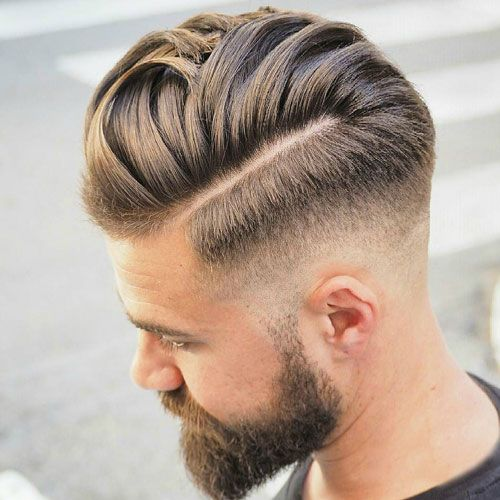
#> input picture data/Straight/01b8ef4743e2a5d1b3e888ef18acdfd0.jpg, 500 x 500 px, given in place of the camera
$ python main.py
#> lines starting #> are read from the running program, lines starting #| are printed output that depends on the picture; after the words box and inside, x2 and y2 are one past the last pixel; in counts of white or black regions, pixels touching at a corner belong together
### src/hair_classifier.py
"""
Hair type classifier using a trained CNN model.
"""
import cv2
import numpy as np
import os
from pathlib import Path


class HairClassifier:
    """Classify hair type using trained CNN model."""

    # Hair type categories (matching training data - alphabetical order)
    STRAIGHT = "Straight"
    WAVY = "Wavy"
    CURLY = "Curly"
    KINKY = "Kinky"
    DREADLOCKS = "Dreadlocks"

    # Order must match class_mapping.txt from training
    CLASSES = [STRAIGHT, WAVY, CURLY, DREADLOCKS, KINKY]

    def __init__(self, model_path=None):
        """Initialize hair classifier."""
        self.model = None

        # Get the directory where this script is located
        script_dir = Path(__file__).parent.parent.resolve()
        models_dir = script_dir / "models"

        # Try multiple model formats
        model_paths = [
            models_dir / "hair_type_model.keras",
            models_dir / "hair_type_model.h5",
        ]

        if model_path:
            model_paths.insert(0, Path(model_path))

        for mp in model_paths:
            if mp.exists():
                self.model_path = mp
                print(f"Found model at: {mp}")
                self._load_model()
                break
        else:
            print(f"No model found. Checked: {[str(p) for p in model_paths]}")
            self.model_path = model_paths[0]

    # [11 lines left out: function _load_model, not called in this run]

    def is_loaded(self):
        """Check if model is loaded."""
        return self.model is not None

    # [58 lines left out: functions preprocess, classify, get_description, not called in this run]

### src/camera.py
"""
Camera module for capturing video frames from webcam.
"""
import cv2


class Camera:
    def __init__(self, camera_id=0, width=640, height=480):
        """Initialize camera capture.

        Args:
            camera_id: Camera device ID (default 0 for primary webcam)
            width: Frame width
            height: Frame height
        """
        self.cap = cv2.VideoCapture(camera_id)
        self.cap.set(cv2.CAP_PROP_FRAME_WIDTH, width)
        self.cap.set(cv2.CAP_PROP_FRAME_HEIGHT, height)
        self.width = width
        self.height = height

    def read(self):
        """Read a frame from the camera.

        Returns:
            tuple: (success, frame) where success is bool and frame is numpy array
        """
        ret, frame = self.cap.read()
        if ret:
            # Flip horizontally for mirror effect
            frame = cv2.flip(frame, 1)
        return ret, frame

    def release(self):
        """Release the camera resource."""
        self.cap.release()

    def is_opened(self):
        """Check if camera is opened."""
        return self.cap.isOpened()

    def __enter__(self):
        return self

    def __exit__(self, exc_type, exc_val, exc_tb):
        self.release()

### src/face_detector.py
"""
Face detector with REAL facial landmarks using OpenCV Facemark LBF.
This provides 68 facial landmarks for accurate face shape detection.
"""
import cv2
import numpy as np
import os
from pathlib import Path


class FaceDetector:
    """Face detector with 68 facial landmarks."""

    def __init__(self):
        """Initialize face detector with landmark model."""
        # Haar Cascade for face detection
        cascade_path = cv2.data.haarcascades + 'haarcascade_frontalface_default.xml'
        self.face_cascade = cv2.CascadeClassifier(cascade_path)

        if self.face_cascade.empty():
            print("Error: Could not load face cascade classifier")
            return

        # Try to load Facemark LBF for 68 landmarks
        self.facemark = None
        self.use_facemark = False

        try:
            self.facemark = cv2.face.createFacemarkLBF()

            # Model path
            script_dir = Path(__file__).parent.parent.resolve()
            model_path = script_dir / "models" / "lbfmodel.yaml"

            if model_path.exists():
                self.facemark.loadModel(str(model_path))
                self.use_facemark = True
                print(f"Facemark LBF loaded - 68 real landmarks enabled!")
            else:
                print(f"LBF model not found at {model_path}")
                print("Using estimated landmarks instead.")
        except Exception as e:
            print(f"Facemark not available: {e}")
            print("Using estimated landmarks instead.")

        print("Face Detector initialized successfully")

        # 68 landmark indices for face shape analysis
        # Jawline: 0-16
        # Right eyebrow: 17-21
        # Left eyebrow: 22-26
        # Nose: 27-35
        # Right eye: 36-41
        # Left eye: 42-47
        # Mouth: 48-67

        self.last_hair_region = None

    def detect_faces(self, frame):
        """Detect faces in the frame."""
        gray = cv2.cvtColor(frame, cv2.COLOR_BGR2GRAY)
        gray = cv2.equalizeHist(gray)

        faces = self.face_cascade.detectMultiScale(
            gray,
            scaleFactor=1.05,
            minNeighbors=5,
            minSize=(80, 80),
            flags=cv2.CASCADE_SCALE_IMAGE
        )
        return list(faces)

    # [209 lines left out: functions get_real_landmarks, get_landmarks, get_face_measurements, get_hair_region, draw_landmarks, draw_face_rect and 1 more, not called in this run]

    def close(self):
        """Release resources."""
        pass

### main.py
"""
Hairstyle Recommendation App - Main Application

Real-time face shape and hair type detection with hairstyle recommendations.

Controls:
    Q - Quit
    S - Screenshot
    L - Toggle landmarks display
    H - Toggle help overlay
"""
import cv2
import numpy as np
from pathlib import Path
import sys
import os

# Suppress TensorFlow warnings
os.environ['TF_CPP_MIN_LOG_LEVEL'] = '2'

# Add src to path
sys.path.insert(0, str(Path(__file__).parent))

from src.camera import Camera
from src.face_detector import FaceDetector
from src.face_shape_classifier import FaceShapeClassifier
from src.hair_classifier import HairClassifier
from src.recommender import HairstyleRecommender


class HairstyleApp:
    """Main application class."""

    def __init__(self):
        """Initialize the application."""
        print("Initializing Hairstyle Recommendation App...")

        self.camera = Camera()
        self.face_detector = FaceDetector()
        self.face_shape_classifier = FaceShapeClassifier()
        self.hair_classifier = HairClassifier()
        self.recommender = HairstyleRecommender()

        self.show_landmarks = True
        self.show_help = True

        # Colors (BGR)
        self.COLOR_PRIMARY = (255, 200, 100)  # Light blue
        self.COLOR_SUCCESS = (100, 255, 100)  # Green
        self.COLOR_WARNING = (100, 200, 255)  # Orange
        self.COLOR_TEXT = (255, 255, 255)     # White
        self.COLOR_BG = (50, 50, 50)          # Dark gray

        # Temporal smoothing - stabilize predictions over time
        self.SMOOTHING_WINDOW = 15  # Average over 15 frames (~0.5 sec at 30fps)
        self.face_shape_history = []
        self.hair_type_history = []
        self.face_confidence_history = []
        self.hair_confidence_history = []

    # [30 lines left out: function get_smoothed_prediction, not called in this run]

    def draw_text_with_bg(self, frame, text, pos, font_scale=0.6, color=None, bg_color=None):
        """Draw text with background for better visibility."""
        if color is None:
            color = self.COLOR_TEXT
        if bg_color is None:
            bg_color = self.COLOR_BG

        font = cv2.FONT_HERSHEY_SIMPLEX
        thickness = 1

        (text_width, text_height), baseline = cv2.getTextSize(text, font, font_scale, thickness)

        # Draw background rectangle
        x, y = pos
        padding = 5
        cv2.rectangle(
            frame,
            (x - padding, y - text_height - padding),
            (x + text_width + padding, y + baseline + padding),
            bg_color,
            -1
        )

        # Draw text
        cv2.putText(frame, text, pos, font, font_scale, color, thickness, cv2.LINE_AA)

        return text_height + baseline + padding * 2

    # [9 lines left out: function draw_panel, not called in this run]

    def draw_info_panel(self, frame, face_shape, face_confidence, hair_type, hair_confidence, recommendations):
        """Draw a compact information panel with results."""
        h, w = frame.shape[:2]
        panel_width = 220  # Smaller width
        panel_x = w - panel_width - 5
        panel_y = 5

        # Calculate dynamic height based on content
        panel_height = 200  # Compact height
        if recommendations and 'styles' in recommendations:
            panel_height += len(recommendations['styles'][:3]) * 18 + 40

        # Draw panel background
        overlay = frame.copy()
        cv2.rectangle(overlay, (panel_x, panel_y), (panel_x + panel_width, panel_y + panel_height), self.COLOR_BG, -1)
        cv2.addWeighted(overlay, 0.75, frame, 0.25, 0, frame)
        cv2.rectangle(frame, (panel_x, panel_y), (panel_x + panel_width, panel_y + panel_height), self.COLOR_PRIMARY, 1)

        y_offset = panel_y + 18

        # Title - smaller
        cv2.putText(frame, "RESULTS", (panel_x + 8, y_offset),
                    cv2.FONT_HERSHEY_SIMPLEX, 0.5, self.COLOR_PRIMARY, 1, cv2.LINE_AA)
        y_offset += 22

        # Face Shape - compact
        cv2.putText(frame, "Face:", (panel_x + 8, y_offset),
                    cv2.FONT_HERSHEY_SIMPLEX, 0.4, self.COLOR_WARNING, 1, cv2.LINE_AA)
        if face_shape:
            cv2.putText(frame, f"{face_shape} {face_confidence:.0f}%", (panel_x + 50, y_offset),
                        cv2.FONT_HERSHEY_SIMPLEX, 0.45, self.COLOR_SUCCESS, 1, cv2.LINE_AA)
        else:
            cv2.putText(frame, "---", (panel_x + 50, y_offset),
                        cv2.FONT_HERSHEY_SIMPLEX, 0.4, (150, 150, 150), 1, cv2.LINE_AA)
        y_offset += 20

        # Hair Type - compact
        cv2.putText(frame, "Hair:", (panel_x + 8, y_offset),
                    cv2.FONT_HERSHEY_SIMPLEX, 0.4, self.COLOR_WARNING, 1, cv2.LINE_AA)
        if hair_type and hair_type != "Unknown":
            cv2.putText(frame, f"{hair_type} {hair_confidence:.0f}%", (panel_x + 50, y_offset),
                        cv2.FONT_HERSHEY_SIMPLEX, 0.45, self.COLOR_SUCCESS, 1, cv2.LINE_AA)
        else:
            cv2.putText(frame, "---", (panel_x + 50, y_offset),
                        cv2.FONT_HERSHEY_SIMPLEX, 0.4, (150, 150, 150), 1, cv2.LINE_AA)
        y_offset += 18

        # Divider
        cv2.line(frame, (panel_x + 5, y_offset), (panel_x + panel_width - 5, y_offset), self.COLOR_PRIMARY, 1)
        y_offset += 15

        # Recommendations - compact
        cv2.putText(frame, "Styles:", (panel_x + 8, y_offset),
                    cv2.FONT_HERSHEY_SIMPLEX, 0.4, self.COLOR_PRIMARY, 1, cv2.LINE_AA)
        y_offset += 18

        if recommendations and 'styles' in recommendations:
            for i, style in enumerate(recommendations['styles'][:3]):  # Max 3 styles
                cv2.putText(frame, f"{i+1}. {style}", (panel_x + 8, y_offset),
                            cv2.FONT_HERSHEY_SIMPLEX, 0.35, self.COLOR_TEXT, 1, cv2.LINE_AA)
                y_offset += 16

    def draw_help(self, frame):
        """Draw help overlay."""
        if not self.show_help:
            return

        h, w = frame.shape[:2]
        y_offset = h - 40

        help_text = "Q: Quit | S: Screenshot | L: Toggle Landmarks | H: Toggle Help"
        self.draw_text_with_bg(frame, help_text, (10, y_offset), 0.5, (200, 200, 200))

    def draw_model_status(self, frame):
        """Draw model loading status."""
        if not self.hair_classifier.is_loaded():
            self.draw_text_with_bg(
                frame,
                "! Hair model not loaded. Run: python train_hair_model.py",
                (10, 30),
                0.6,
                (100, 100, 255),
                (50, 50, 100)
            )

    def run(self):
        """Run the main application loop."""
        print("=" * 50)
        print("HAIRSTYLE RECOMMENDATION APP")
        print("=" * 50)
        print("\nControls:")
        print("  Q - Quit")
        print("  S - Screenshot")
        print("  L - Toggle landmarks display")
        print("  H - Toggle help overlay")
        print("\nStarting camera...")

        if not self.camera.is_opened():
            print("Error: Could not open camera!")
            return

        print("Camera opened successfully!")
        print("Press Q to quit.\n")

        while True:
            ret, frame = self.camera.read()
#> in read, frame is the input picture: shape (500, 500, 3); mean B, G, R 150.5, 163.4, 181.5
#> in read, `frame = cv2.flip(frame, 1)`:
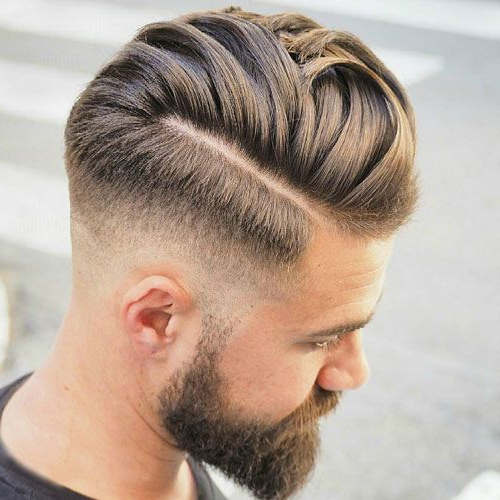
#> frame: shape (500, 500, 3); mean B, G, R 150.5, 163.4, 181.5
            if not ret:
                print("Error: Could not read frame!")
                break

            # Initialize results
            face_shape = None
            face_confidence = 0
            hair_type = None
            hair_confidence = 0
            recommendations = None

            # Detect faces
            faces = self.face_detector.detect_faces(frame)
#> in detect_faces, `gray = cv2.cvtColor(frame, cv2.COLOR_BGR2GRAY)`:
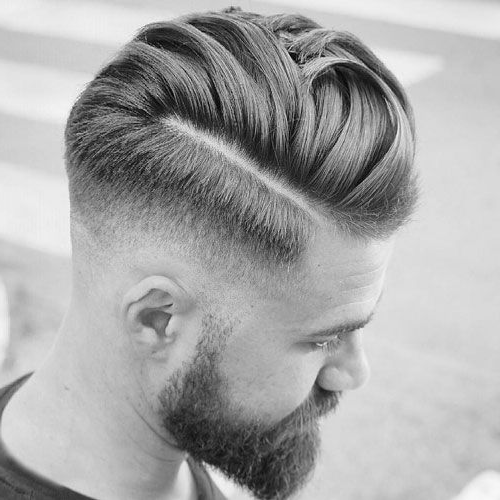
#> gray: shape (500, 500); min 0, max 253, mean 167.4
#> in detect_faces, `gray = cv2.equalizeHist(gray)`:
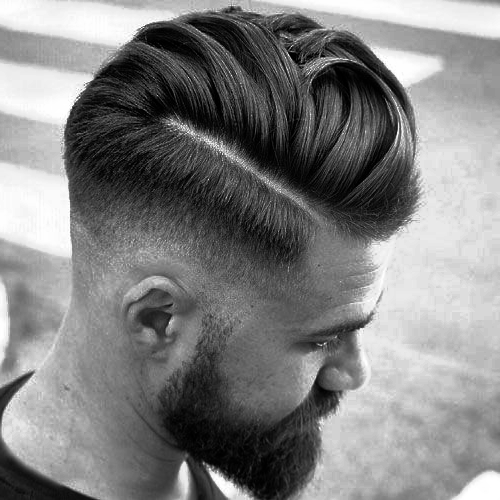
#> gray: shape (500, 500); min 0, max 255, mean 128.5
#> in detect_faces, `faces = self.face_cascade.detectMultiScale( gray, scaleFactor=1.05, mi..`: faces = ()
#> faces = []

            if len(faces) > 0:
                face_rect = faces[0]  # Use first detected face

                # Get landmarks
                landmarks = self.face_detector.get_landmarks(frame, face_rect)

                # Draw face rectangle
                self.face_detector.draw_face_rect(frame, landmarks, self.COLOR_PRIMARY)

                # Draw landmarks
                if self.show_landmarks:
                    self.face_detector.draw_landmarks(frame, landmarks)
                    # Also draw hair region to show what's being scanned
                    self.face_detector.draw_hair_region(frame, (255, 0, 255))  # Magenta

                # Classify face shape
                measurements = self.face_detector.get_face_measurements(landmarks)
                raw_face_shape, raw_face_conf, details = self.face_shape_classifier.classify(measurements)

                # Apply temporal smoothing for stable predictions
                face_shape, face_confidence = self.get_smoothed_prediction(
                    self.face_shape_history, raw_face_shape,
                    self.face_confidence_history, raw_face_conf
                )

                # Get hair region and classify
                hair_region = self.face_detector.get_hair_region(frame, landmarks)
                if hair_region is not None and hair_region.size > 0:
                    raw_hair_type, raw_hair_conf, _ = self.hair_classifier.classify(hair_region)

                    # Apply temporal smoothing
                    hair_type, hair_confidence = self.get_smoothed_prediction(
                        self.hair_type_history, raw_hair_type,
                        self.hair_confidence_history, raw_hair_conf
                    )

                    # Draw hair region
                    self.face_detector.draw_hair_region(frame, (255, 0, 255))

                # Get recommendations using smoothed predictions
                if face_shape and hair_type and hair_type != "Unknown":
                    recommendations = self.recommender.get_recommendation(face_shape, hair_type)
                elif face_shape:
                    # Fallback to face shape only recommendations
                    all_recs = self.recommender.get_all_for_face_shape(face_shape)
                    if all_recs:
                        first_hair_type = list(all_recs.keys())[0]
                        recommendations = all_recs[first_hair_type]

            # Draw UI elements
            self.draw_info_panel(frame, face_shape, face_confidence, hair_type, hair_confidence, recommendations)
#> in draw_info_panel, `cv2.rectangle(overlay, (panel_x, panel_y), (panel_x + panel_width, pan..`:
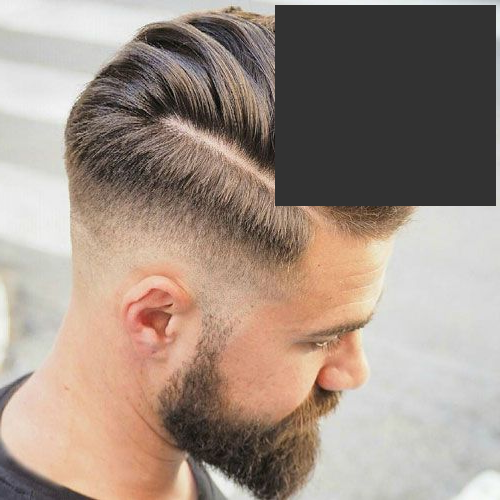
#> overlay: shape (500, 500, 3); 17.77% of pixels changed, all inside (x1, y1, x2, y2) = (275, 5, 496, 206)
            self.draw_help(frame)
            self.draw_model_status(frame)
#> call 2 of draw_text_with_bg, with pos = (10, 30), font_scale = 0.6, color = (100, 100, 255), bg_color = (50, 50, 100)
#> in draw_text_with_bg (call 2), `cv2.putText(frame, text, pos, font, font_scale, color, thickness, cv2...`:
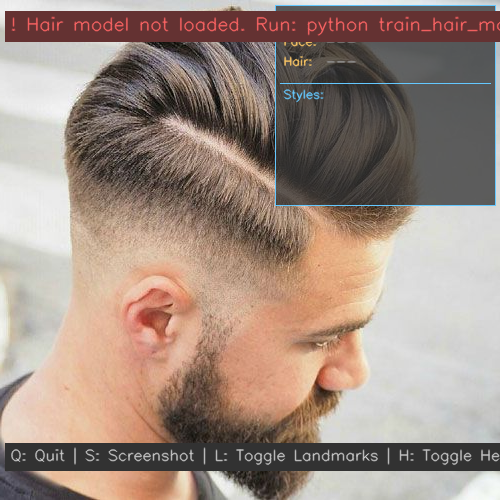
#> frame: shape (500, 500, 3); mean B, G, R 128.6, 139.2, 158.1

            # Show frame
            cv2.imshow("Hairstyle Recommendation", frame)

            # Handle key presses
            key = cv2.waitKey(1) & 0xFF
#> (key q is pressed here)

            if key == ord('q') or key == ord('Q'):
                print("Quitting...")
                break
            elif key == ord('s') or key == ord('S'):
                filename = "screenshot.png"
                cv2.imwrite(filename, frame)
                print(f"Screenshot saved: {filename}")
            elif key == ord('l') or key == ord('L'):
                self.show_landmarks = not self.show_landmarks
                print(f"Landmarks: {'ON' if self.show_landmarks else 'OFF'}")
            elif key == ord('h') or key == ord('H'):
                self.show_help = not self.show_help
                print(f"Help: {'ON' if self.show_help else 'OFF'}")

        # Cleanup
        self.camera.release()
        self.face_detector.close()
        cv2.destroyAllWindows()


if __name__ == "__main__":
    app = HairstyleApp()
    app.run()

$ run again, on data/Straight/0a7bec97b58f02f16f1da241ed4d99dd.jpg
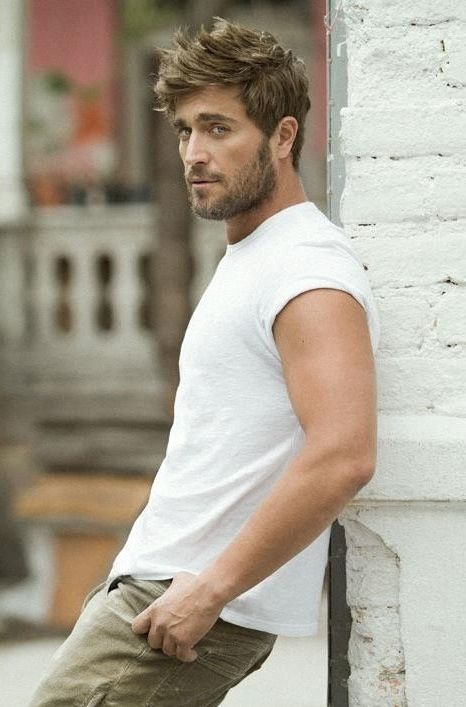
#> input picture data/Straight/0a7bec97b58f02f16f1da241ed4d99dd.jpg, 466 x 707 px, given in place of the camera
#> in read, frame is the input picture: shape (707, 466, 3); mean B, G, R 146.3, 161.2, 169.5
#> in detect_faces, `faces = self.face_cascade.detectMultiScale( gray, scaleFactor=1.05, mi..`: faces = [[201, 78, 137, 137], [152, 68, 149, 149], [258, 204, 160, 160]]
#> face_rect = [201, 78, 137, 137]
#> in get_landmarks, `x, y, w, h = face_rect`: x = 201; y = 78; w = 137
#> landmarks = 16 items
#> in draw_face_rect, `x, y, w, h = landmarks['bbox']`: x = 201; y = 78; w = 137
#> the loop in draw_landmarks, `for key, pos in landmarks.items():` made 16 passes
#> face_length = 128
#> cheek_width = 132
#> jaw_width = 116
#> length_to_width = 0.97
#> forehead_to_jaw = 1.14
#> jaw_to_face = 0.879
#> measurements = {'face_width': 132, 'face_length': 128, 'forehead_width': 132, 'jaw_width': 116, 'length_to_width_ratio': 0.97, 'forehead_to_jaw_ratio': 1.14, 'jaw_to_face_ratio': 0.879, 'real_landmarks': False}
#> ratio = 0.97
#> forehead_jaw = 1.14
#> jaw_face = 0.879
#> raw_face_shape = 'Round'; raw_face_conf = 75; details = 4 items
#> avg_conf = 75
#> face_shape = 'Round'; face_confidence = 75
#> in get_hair_region, `x, y, w, h = landmarks['bbox']`: x = 201; y = 78; w = 137
#> hair_height = 54
#> hair_top = 24
#> hair_bottom = 94
#> hair_left = 188
#> hair_right = 351
#> actual_height = 70
#> actual_width = 163
#> self.last_hair_region = (188, 24, 163, 70)
#> raw_hair_type = 'Unknown'; raw_hair_conf = 0
#> all_recs = 5 items
#> first_hair_type = 'Straight'
#> recommendations = 2 items
#> panel_height = 294
#> overlay: shape (707, 466, 3); mean B, G, R 137, 147.4, 152.8
#> the loop in draw_info_panel, `for i, style in enumerate(recommendations['styles'][:3]):` made 3 passes
#> (style, y_offset) on passes 1 to 3: ('High Fade', 132), ('Quiff', 148), ('Spiky Top', 164)
#> after the loop in draw_info_panel, `for i, style in enumerate(recommendations['styles'][:3]):`:
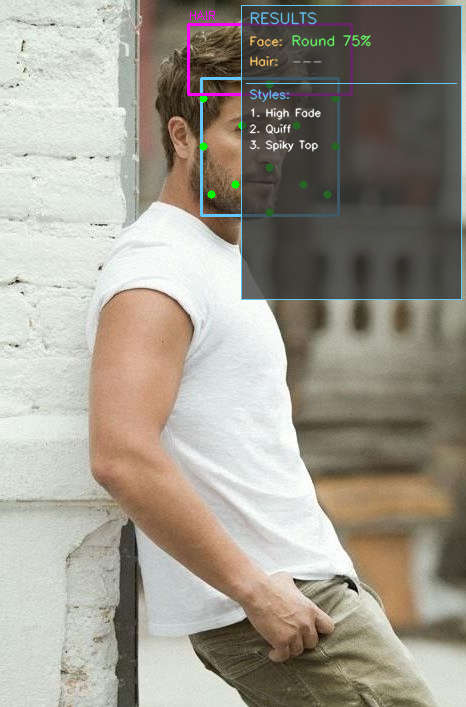
#> frame: shape (707, 466, 3); mean B, G, R 140.9, 152.1, 157.6
#> after the loop in draw_info_panel, `for i, style in enumerate(recommendations['styles'][:3]):`: y_offset = 164
#> font = 0
#> text_width = 504; text_height = 12; baseline = 5
#> text_width = 552; text_height = 14; baseline = 6
#> in draw_text_with_bg (call 2), `cv2.putText(frame, text, pos, font, font_scale, color, thickness, cv2...`:
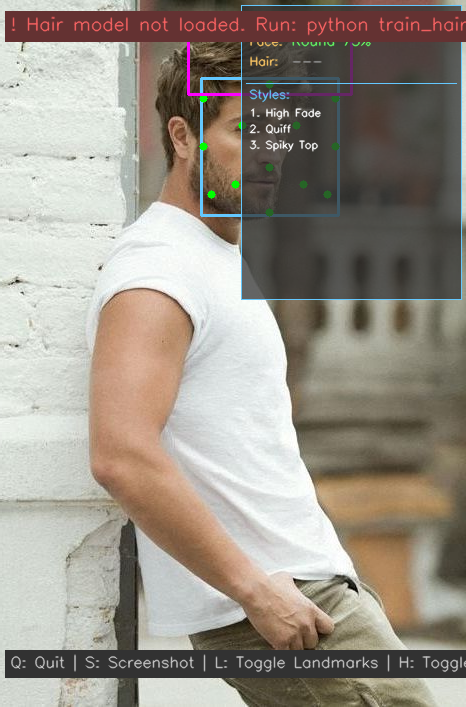
#> frame: shape (707, 466, 3); mean B, G, R 135.3, 145.7, 153.4
